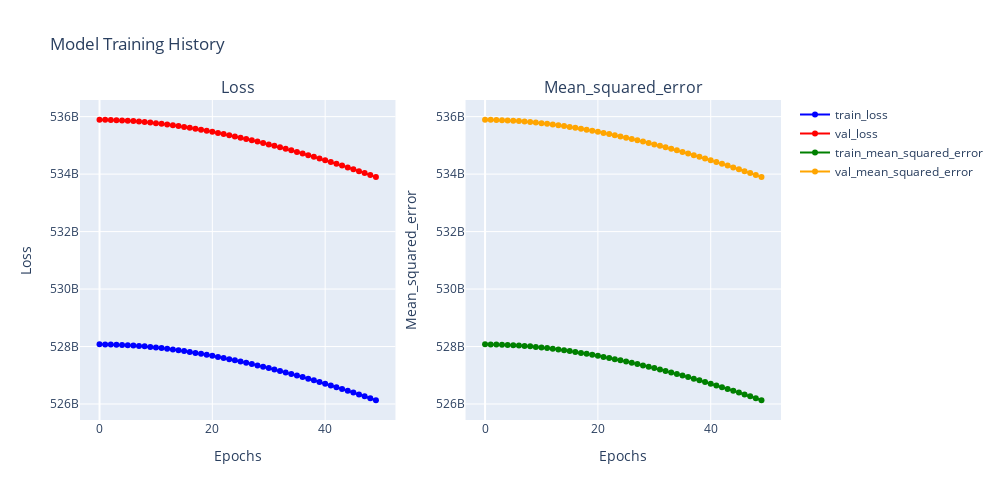

The cell this chart's notebook holds for it:
### Code cell
# Plot the training and validation accuracy over epochs
plot_history(history, metric='mean_squared_error')
